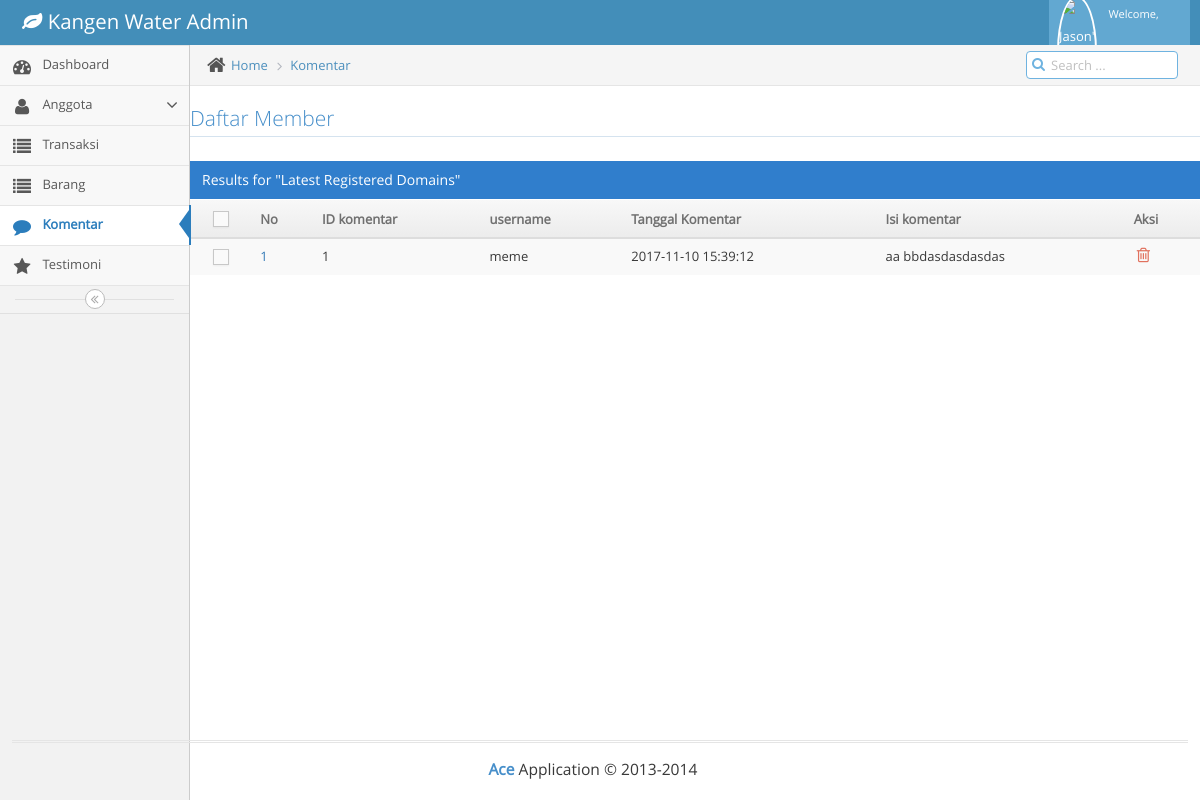
/index.php/dashboard/Komentar, run on the app's committed database.
### tables this page shows
CREATE TABLE `komentar` (
  `id_komentar` int(4) NOT NULL,
  `tanggal_komentar` timestamp NOT NULL DEFAULT CURRENT_TIMESTAMP,
  `isi_komentar` varchar(1000) NOT NULL,
  `username` varchar(50) NOT NULL
);

CREATE TABLE `member` (
  `username` varchar(50) NOT NULL,
  `password` varchar(50) NOT NULL,
  `email` varchar(50) NOT NULL,
  `foto` varchar(30) NOT NULL,
  `nama` varchar(30) NOT NULL,
  `tanggal_lahir` varchar(30) NOT NULL,
  `alamat` varchar(30) NOT NULL,
  `no_hp` varchar(14) NOT NULL,
  `waktu_regis` timestamp NOT NULL DEFAULT CURRENT_TIMESTAMP
);

### application/controllers/Dashboard.php (called while the page is built, shortened)
<?php
class Dashboard extends CI_Controller
{
	function __construct()
	{
		$this->load->model('MemberModel');
		$this->load->model('TransaksiModel');
		$this->load->model('KomentarModel');
		$this->load->model('TestimoniModel');
		$this->load->model('AdminModel');
		$this->load->model('OrderModel');
		$this->load->model('BarangModel');
	}
	function Komentar(){
		$data['semuakomentar'] = $this->KomentarModel->tampil_komentar_semua();
		$this->load->view('Admin/Komentar',$data);
	}
}
?>

### index.php (called while the page is built, shortened)
<?php
require_once BASEPATH.'core/CodeIgniter.php';

### application/models/KomentarModel.php (called while the page is built, shortened)
<?php
class KomentarModel extends CI_model
{
	public $nama_table = 'komentar';
	public $nama_table2 = 'member';
	public $id='id_komentar';
	public $order='DESC';
	function tampil_komentar_semua(){
            $this->db->from($this->nama_table);
            $this->db->join($this->nama_table2, 'member.username = komentar.username');
		$this->db->order_by($this->id, $this->order);
            $query = $this->db->get();
            return $query->result();
	}
}

### application/views/Admin/Komentar.php (the view, shortened to what this page needs)
<?php
$data['alamat']="
<li class='active'><a href='".site_url('Dashboard/Komentar')."'>Komentar</a></li>";
$this->load->view('Admin/Header',$data); ?>
<div class="row">
	<div class="col-xs-12">
		<h3 class="header smaller lighter blue">Daftar Member</h3>
		<div class="clearfix">
		</div>
		<div class="table-header">
			Results for "Latest Registered Domains"
		</div>
		<div>
			<table id="dynamic-table" class="table table-striped">
				<thead>
					<tr>
						<th class="center">
							<label class="pos-rel">
								<span class="lbl"></span>
							</label>
						</th>
						<th>No</th>
						<th>ID komentar</th>
						<th>username</th>
						<th>Tanggal Komentar</th>
						<th>Isi komentar</th>
						<th>Aksi</th>
					</tr>
				</thead>
				<tbody>
					<?php foreach ($semuakomentar as $key => $value) {?>
					<tr>
						<td class="center">
							<label class="pos-rel">
								<span class="lbl"></span>
							</label>
						</td>
						<td>
							<a href="#"><?php echo $key+1 ?></a>
						</td>
						<td><?php echo $value->id_komentar ?></td>
						<td class="hidden-480"><?php echo $value->username ?></td>
						<td><?php echo $value->tanggal_komentar ?></td>
						<td class="hidden-480">
							<?php echo $value->isi_komentar ?>
						</td>
						<td>
							<div class="hidden-sm hidden-xs action-buttons">
								<a class="red" href="<?php echo site_url('Dashboard/DeleteKomentar/'.$value->id_komentar) ?>">
									<i class="ace-icon fa fa-trash-o bigger-130"></i>
								</a>
							</div>
						</td>
					</tr>
				<?php } ?>
</tbody>
			</table>
		</div>
	</div>
</div>
</div>
</div>
</div>
<div class="footer">
	<div class="footer-inner">
		<div class="footer-content">
			<span class="bigger-120">
				<span class="blue bolder">Ace</span>
				Application &copy; 2013-2014
			</span>
		</div>
	</div>
</div>
	</body>
	</html>

### data on the page
komentar: id_komentar "1", member.username "meme", tanggal_komentar "2017-11-10 15:39:12", isi_komentar "aa bbdasdasdasdas"
